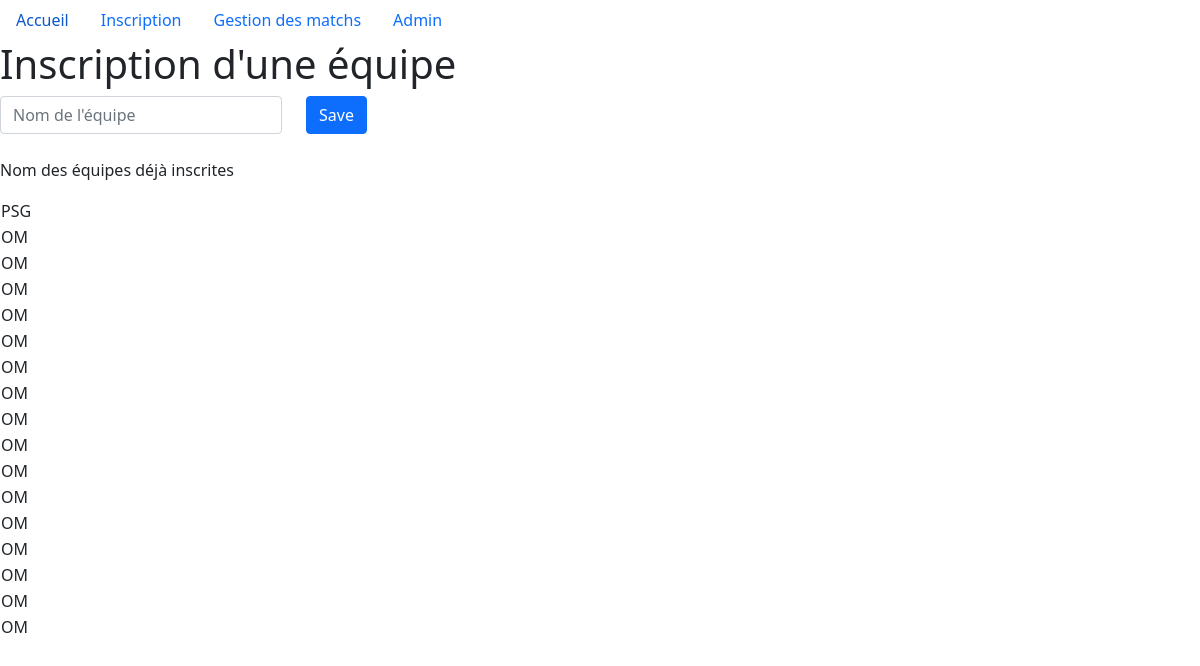
Page /inscriptions/ on the earlier database version.
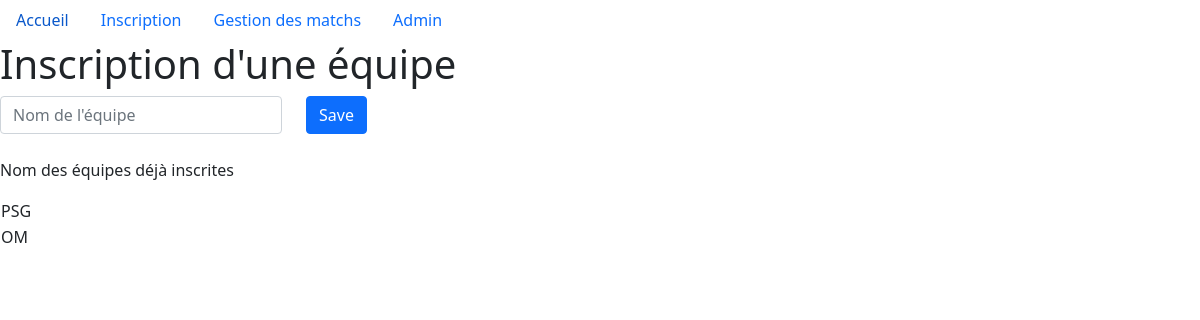
Same page on the later database version.
### appTournament/models.py (models this page shows, shortened)
class Team(models.Model):
    name = models.CharField(max_length=16)

### appTournament/views.py (the view)
# urls.py: path('inscriptions/', inscription),
def inscription(request):
    if request.method == "POST":
        form = TeamForm(request.POST)
        if form.is_valid():
            form.save()
            return redirect('')
    else:
        form = TeamForm()
    context = {
        'title': 'Inscription',
        'form': form,
        'teams': Team.objects.all(),
    }
    return render(request, 'inscription.html', context)

### appTournament/forms.py
class TeamForm(forms.ModelForm):
    class Meta:
        model = Team
        fields = ['name']

### appTournament/templates/inscription.html (shortened to what this page needs)
{% extends 'base.html' %}
{% block content %}
<h1>Inscription d'une équipe</h1>
<form method="POST">
  <div class="row">
    <div class="col-3">
      <input type="text" class="form-control" placeholder="Nom de l'équipe" name="name">
    </div>
    <div class="col">
      <button type="submit" class="btn btn-primary">Save</button>
    </div>
  </div>
</form>
<br>
<p>Nom des équipes déjà inscrites</p>
{% if teams %}
  <table>
  {% for team in teams %}
    <tr>
      <td>{{ team.name }}</td>
    </tr>
  {% endfor %}
  </table>
{% else %}
  <p>Aucune équipe n'est inscrite</p>
{% endif %}
{% endblock %}

### appTournament/templates/base.html (shortened to what this page needs)
<!DOCTYPE html>
<html lang="fr">
<head>
    <link href="https://cdn.jsdelivr.net/npm/bootstrap@5.0.2/dist/css/bootstrap.min.css" rel="stylesheet">
</head>
<body>
    <nav class="nav">
        <a class="nav-link active" aria-current="page" href="../">Accueil</a>
        <a class="nav-link" href="../inscriptions">Inscription</a>
        <a class="nav-link" href="../matchs">Gestion des matchs</a>
        <a class="nav-link" href="../admin" tabindex="-1" aria-disabled="true">Admin</a>
    </nav>
    {% block content %}
    {% endblock %}
</body>
</html>

Differences in the rows shown:
removed Team: name "OM"
removed Team: name "OM"
removed Team: name "OM"
removed Team: name "OM"
removed Team: name "OM"
removed Team: name "OM"
removed Team: name "OM"
removed Team: name "OM"
removed Team: name "OM"
removed Team: name "OM"
removed Team: name "OM"
removed Team: name "OM"
removed Team: name "OM"
removed Team: name "OM"
removed Team: name "OM"
